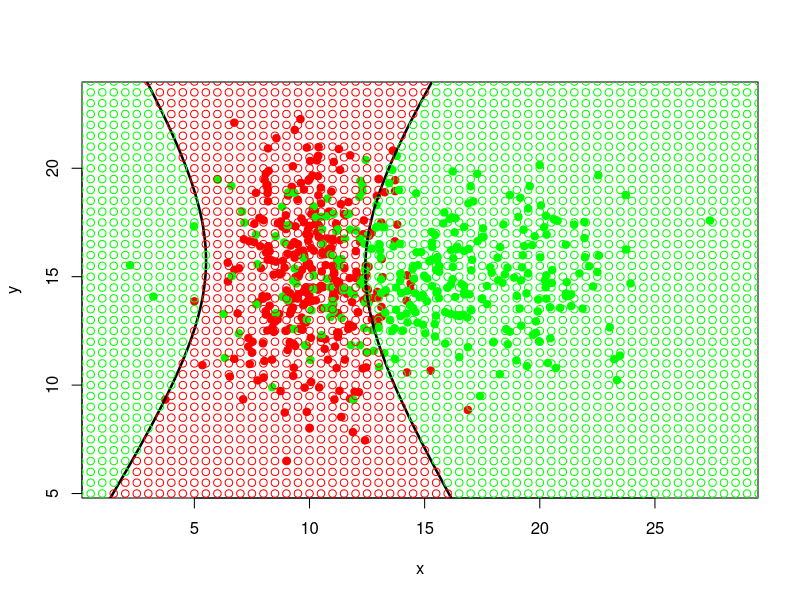

Source code (R):
library("MASS")

estimateMu <- function(xs) {
  l <- dim(xs)[2]
  res <- matrix(NA, 1, l)
  for (i in seq(l)) {
    res[1, i] <- mean(xs[,i])
  }
  return(res)
}

estimateSigma <- function(xs, mu) {
  rows <- dim(xs)[1]
  cols <- dim(xs)[2]
  
  res <- matrix(0, cols, cols)
  for (i in seq(rows)) {
    res <- res + t(xs[i,] - mu) %*% (xs[i,] - mu)
  }
  
  return(res/(rows - 1))
}

getFunc <- function(sigma1, mu1, sigma2, mu2) {
  d1 <- det(sigma1)
  d2 <- det(sigma2)
  invs1 <- solve(sigma1)
  invs2 <- solve(sigma2)
  
  a <- invs1 - invs2
  b <- invs1 %*% t(mu1) - invs2 %*% t(mu2)
  
  A <- a[1,1] # x^2
  B <- a[2,2] # y^2
  C <- 2 * a[1, 2] # xy
  D <- -2 * b[1, 1] # x
  E <- -2 * b[2, 1] # y
  G <- c(mu1 %*% invs1 %*% t(mu1) - mu2 %*% invs2 %*% t(mu2)) + log(abs(det(sigma1))) - log(abs(det(sigma2)))
  
  func <- function(x, y) {
    x^2 * A + y^2 * B + x*y*C + x*D + y*E + G
  }
  
  return(func)
}

classificator <- function(x, mu, sigma, Prob, Prior) {
  res <- log(Prob * Prior)
  l <- length(x)
  chisl <- exp(
    (-1/2)*(
      t(x-as.vector(mu)) %*% solve(sigma) %*% (x-as.vector(mu))
    )
  )
  res = chisl/((2*pi) * det(sigma)^(1/2))
  
  return(res)
}

n <- 300
colors <- c("red", "green")

# ковариационные матрицы для которой разделяющая поверхность - гиперполоид
sigma1 <- matrix(c(3, 0, 0, 10), 2, 2)
sigma2 <- matrix(c(20, 0, 0, 5), 2, 2)

# ковариационные матрицы для которой разделяющая поверхность - элипсоид
#sigma1 <- matrix(c(10, 0, 0, 1), 2, 2)
#sigma2 <- matrix(c(30, 0, 0, 10), 2, 2)

# ковариационные матрицы для которой разделяющая поверхность - линейная
#sigma1 <- matrix(c(5, 0, 0, 10), 2, 2)
#sigma2 <- matrix(c(5, 0, 0, 10), 2, 2)

mu1 <- c(10, 15)
mu2 <- c(15, 15)

xc1 <- mvrnorm(n=n, mu = mu1, Sigma = sigma1)
xc2 <- mvrnorm(n=n, mu = mu2, Sigma = sigma2)

plotxmin <- min(xc1[,1], xc2[,1]) - 1
plotymin <- min(xc1[,2], xc2[,2]) - 1
plotxmax <- max(xc1[,1], xc2[,1]) + 1
plotymax <- max(xc1[,2], xc2[,2]) + 1

# система
plot(c(), type="n", xlab = "x", ylab = "y", xlim=c(plotxmin, plotxmax), ylim = c(plotymin, plotymax))

# объекты
points(xc1, pch=21, col=colors[1], bg=colors[1])
points(xc2, pch=21, col=colors[2], bg=colors[2])
scalex <- 40
scaley <- 40

mu1 <- estimateMu(xc1)
mu2 <- estimateMu(xc2)
sigma1 <- estimateSigma(xc1, mu1)
sigma2 <- estimateSigma(xc2, mu2)

func <- getFunc(sigma1, mu1, sigma2, mu2)

x <- seq(plotxmin-5, plotxmax+5, len = 150)
y <- seq(plotymin-5, plotymax+5, len = 150)
z <- outer(x, y, func)
contour(x, y, z, levels = 0, add = TRUE, drawlabels = TRUE, lwd = 2.5)

# карта
x <- seq(0, 40, 40/80)
y <- seq(0, 40, 40/80)

for (i in x) {
  for (j in y) {
    res1 <- classificator(c(i, j), mu1, sigma1, 1, 1)
    res2 <- classificator(c(i, j), mu2, sigma2, 1, 1)
    color <- ifelse(res1 > res2, "red", "green")
    
    points(i, j, pch = 21, col = color)
  }
}